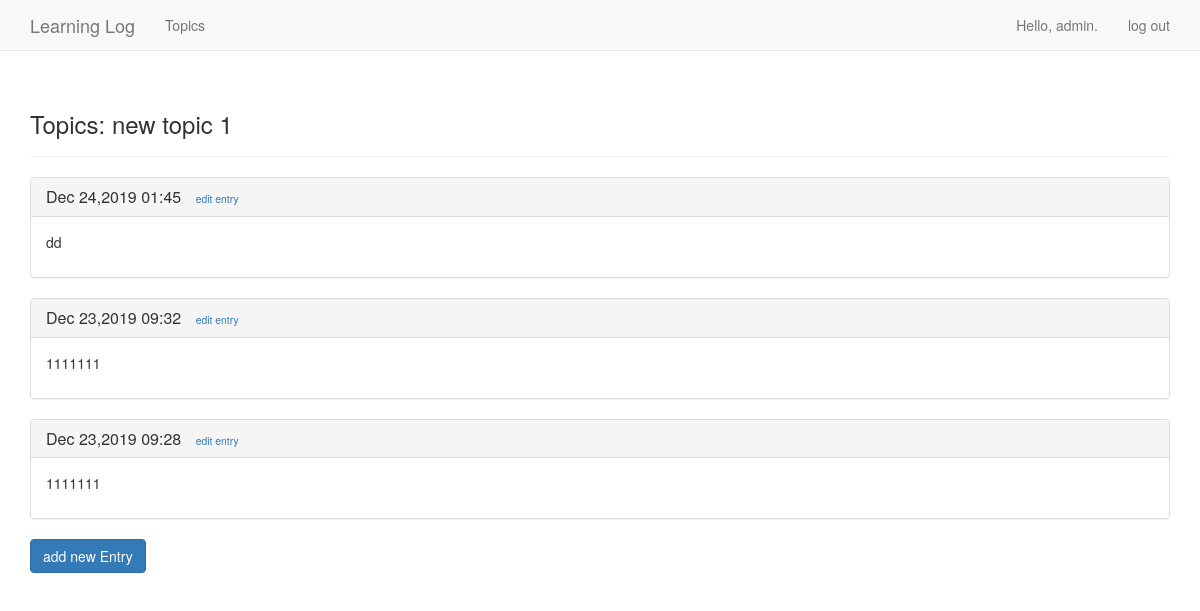
/index/topics/13/ (signed in), run on the app's committed database.
### learning_logs/models.py (models this page shows, shortened)
class Topic(models.Model):
    text = models.CharField(max_length = 200)
    time_added = models.DateTimeField(auto_now_add = True)
    owner = models.ForeignKey(User,on_delete=models.CASCADE)
    def __str__(self):
        return self.text

class Entry(models.Model):
    topic = models.ForeignKey(Topic,on_delete=models.CASCADE)
    text = models.TextField()
    date_added = models.DateTimeField(auto_now_add=True)
    class Meta:
        verbose_name_plural = 'entries'

### learning_logs/views.py (the view)
# urls.py: path('topics/<int:topic_id>/',views.topic,name="topic"),
@login_required
def topic(request,topic_id):
    topic = models.Topic.objects.get(id=topic_id)
    err404(topic,request)
    entries = topic.entry_set.order_by('-date_added')
    content = {'topic':topic,'entries':entries}
    return render(request,'learn/topic.html',content)

### learning_logs/views.py (called while the page is built)
def err404(model,request):
    if model.owner != request.user:
        raise Http404

### learning_logs/Templates/learn/topic.html (shortened to what this page needs)
<!DOCTYPE html>
<html>
  <head>
  </head>
  <body>
    {% extends "learn/base.html" %}{%block header%}
    <h3>Topics:
        <span>{{topic}}</span>
      </h3> {%endblock header%} {% block content %} {% for entry in entries %}
    <div class="panel panel-default">
      <div class="panel-heading">
        <div>
          <h3 class="panel-title">{{entry.date_added | date:'M d,Y H:i'}}
            <small style="padding-left:10px">
              <a href="{% url 'learn:edit_entry' entry.id%}" style="color: #337ab7">edit entry</a>
            </small>
          </h3>
        </div>
      </div>
      <div class="panel-body">{{entry.text | linebreaks}}</div>
    </div>
    {% empty %} There are no entries for this topic yet. {% endfor %}
    <h3>
      <a class="btn btn-primary" href="{% url 'learn:new_entry' topic.id %}">add new Entry
      </a>
    </h3> {%endblock content%}

### learning_logs/Templates/learn/base.html (shortened to what this page needs)
{% load bootstrap3 %}
<!DOCTYPE html>
<html>
  <head>
    {% bootstrap_css %} {% bootstrap_javascript %}
  </head>
  <body>
    <div>
      <nav class="navbar navbar-default navbar-static-top">
        <div class="container">
          <div class="navbar-header">
            <a class="navbar-brand" href="{% url 'learn:index' %}"> Learning Log</a>
          </div>
          <div id="navbar" class="navbar-collapse collapse">
            <ul class="nav navbar-nav">
              <li><a href="{% url 'learn:topics' %}">Topics</a></li>
            </ul>
            <ul class="nav navbar-nav navbar-right"> {% if user.is_authenticated %}
              <li><a>Hello, {{ user.username }}.</a></li>
              <li><a href="{% url 'users:logout' %}">log out</a></li> {% else %}
              <li><a href="{% url 'users:register' %}">register</a></li>
              <li><a href="{% url 'users:login' %}">log in</a></li> {% endif %}</ul>
          </div>
        </div>
      </nav>
      <div class="container">
        <div class="page-header">
          {% block header %}{% endblock header %}
        </div>
        <div> {% block content %}{% endblock content %}
        </div>
  </body>
</html>

### data on the page
Topic: text "new topic 1"
Entry: date_added "Dec 24,2019 01:45", text "dd"
Entry: date_added "Dec 23,2019 09:32", text "1111111"
Entry: date_added "Dec 23,2019 09:28", text "1111111"

### other printed values
{{ user.username }} "admin"
